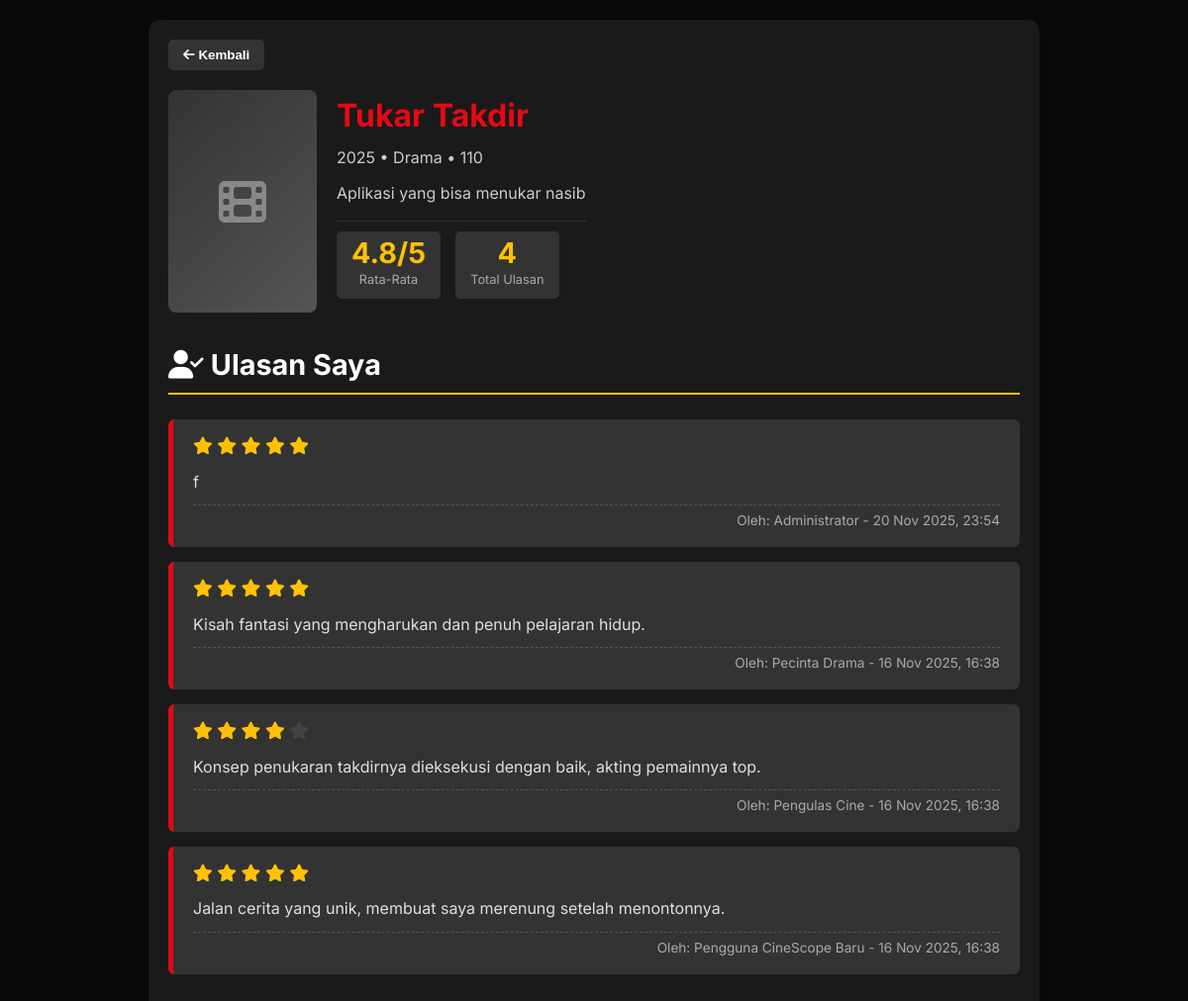
/ulasan_tukartakdir.php, run on the app's committed database.
### tables this page shows
CREATE TABLE `movies` (
  `id` int(11) NOT NULL,
  `title` varchar(200) NOT NULL,
  `original_title` varchar(200) DEFAULT NULL,
  `release_year` int(11) DEFAULT NULL,
  `duration` int(11) DEFAULT NULL COMMENT 'durasi dalam menit',
  `genre` varchar(100) DEFAULT NULL,
  `director` varchar(100) DEFAULT NULL,
  `cast` text DEFAULT NULL COMMENT 'JSON array atau comma separated',
  `synopsis` text DEFAULT NULL,
  `poster` varchar(255) DEFAULT NULL,
  `trailer_url` varchar(255) DEFAULT NULL,
  `average_rating` decimal(2,1) DEFAULT 0.0,
  `total_reviews` int(11) DEFAULT 0,
  `created_by` int(11) DEFAULT NULL,
  `created_at` timestamp NOT NULL DEFAULT current_timestamp(),
  `updated_at` timestamp NOT NULL DEFAULT current_timestamp() ON UPDATE current_timestamp()
);

CREATE TABLE `reviews` (
  `id` int(11) NOT NULL,
  `movie_id` int(11) NOT NULL,
  `user_id` int(11) NOT NULL,
  `rating` decimal(2,1) NOT NULL CHECK (`rating` >= 0 and `rating` <= 5),
  `review_text` text DEFAULT NULL,
  `user_name` varchar(100) DEFAULT 'Anonymous',
  `is_spoiler` tinyint(1) DEFAULT 0,
  `helpful_count` int(11) DEFAULT 0,
  `created_at` timestamp NOT NULL DEFAULT current_timestamp(),
  `updated_at` timestamp NOT NULL DEFAULT current_timestamp() ON UPDATE current_timestamp()
);

### ulasan_tukartakdir.php (the view, shortened to what this page needs)
<?php
$host = '127.0.0.1';
$dbname = 'movie_review_db';
$username = 'root';
$password = '';
try {
    $pdo = new PDO("mysql:host=$host;dbname=$dbname;charset=utf8mb4", $username, $password);
    $pdo->setAttribute(PDO::ATTR_ERRMODE, PDO::ERRMODE_EXCEPTION);
} catch(PDOException $e) {
    die("❌ Database Connection Error: " . $e->getMessage());
}
$movieId = 5;
$movieStmt = $pdo->prepare("SELECT * FROM movies WHERE id = ?");
$movieStmt->execute([$movieId]);
$movie = $movieStmt->fetch(PDO::FETCH_ASSOC);
function getPosterPath($posterFromDB) {
    $possiblePaths = [__DIR__ . '/' . $posterFromDB, $posterFromDB];
    return null;
}
$reviewStmt = $pdo->prepare("
    SELECT r.id, r.movie_id, r.user_id, r.rating, r.review_text, r.created_at, r.user_name as review_user_name,
    COALESCE(u.full_name, u.username, r.user_name, 'Pengguna CineScope') as display_name
    FROM reviews r
    LEFT JOIN users u ON r.user_id = u.id
    WHERE r.movie_id = ?
    ORDER BY r.created_at DESC
");
$reviewStmt->execute([$movieId]);
$reviews = $reviewStmt->fetchAll(PDO::FETCH_ASSOC);
$totalReviews = count($reviews);
$avgRating = $totalReviews > 0 ? array_sum(array_column($reviews, 'rating')) / $totalReviews : 0;
$posterPath = getPosterPath($movie['poster']);
?>
<!DOCTYPE html>
<html lang="id">
<head>
    <link rel="stylesheet" href="https://cdnjs.cloudflare.com/ajax/libs/font-awesome/6.4.0/css/all.min.css">
</head>
<body>
    <div class="container">
        <button class="back-to-home" onclick="window.history.back()"><i class="fas fa-arrow-left"></i> Kembali</button>
        <section class="movie-header">
            <?php if ($posterPath): ?>
                <img src="<?= htmlspecialchars($posterPath) ?>" alt="Poster" class="movie-poster">
            <?php else: ?>
                <div class="poster-placeholder"><i class="fas fa-film"></i></div>
            <?php endif; ?>
            <div class="movie-info">
                <h1><?= htmlspecialchars($movie['title']) ?></h1>
                <p><?= htmlspecialchars($movie['release_year']) ?> • <?= htmlspecialchars($movie['genre']) ?> • <?= htmlspecialchars($movie['duration']) ?? '1h 45m' ?></p>
                <?php if (!empty($movie['synopsis'])): ?><p><?= htmlspecialchars($movie['synopsis']) ?></p><?php endif; ?>
                <div class="rating-summary">
                    <div class="rating-box"><div class="score"><?= $totalReviews > 0 ? number_format($avgRating, 1) . '/5' : '-' ?></div><div class="count">Rata-Rata</div></div>
                    <div class="rating-box"><div class="score"><?= $totalReviews ?></div><div class="count">Total Ulasan</div></div>
                </div>
            </div>
        </section>
        <section class="my-reviews-section">
            <h2><i class="fas fa-user-check"></i> Ulasan Saya</h2>
            <div id="my-reviews-display">
                <?php if ($totalReviews > 0): ?>
                    <?php foreach ($reviews as $review): ?>
                        <div class="review-item">
                            <div class="rating-display">
                                <?php for ($i = 1; $i <= 5; $i++): ?>
                                    <i class="fas fa-star" style="color: <?= $i <= $review['rating'] ? 'var(--star-gold)' : '#444' ?>; font-size: 1.1rem;"></i>
                                <?php endfor; ?>
                            </div>
                            <p><?= htmlspecialchars($review['review_text'] ?: '(Tidak ada ulasan tertulis)') ?></p>
                            <div class="reviewer-info">Oleh: <?= htmlspecialchars($review['display_name']) ?> - <?= date('d M Y, H:i', strtotime($review['created_at'])) ?></div>
                        </div>
                    <?php endforeach; ?>
                <?php else: ?>
                    <p style="color:#777; font-style: italic;">Anda belum membuat ulasan untuk film ini.</p>
                <?php endif; ?>
            </div>
        </section>
    </div>
</body>
</html>

### ulasan_tukartakdir.php (style rules this page uses)
:root { --primary-color: #e50914; --background-dark: #0a0a0a; --card-dark: #1a1a1a; --text-light: #ffffff; --star-gold: #ffc107; }
* { margin: 0; padding: 0; box-sizing: border-box; }
body { font-family: 'Inter', sans-serif; background-color: var(--background-dark); color: var(--text-light); line-height: 1.6; padding: 20px; }
.container { max-width: 900px; margin: 0 auto; padding: 20px; background-color: var(--card-dark); border-radius: 12px; box-shadow: 0 0 20px rgba(0,0,0,0.5); }
.back-to-home { display: inline-block; background-color: #333; color: var(--text-light); padding: 8px 15px; border-radius: 5px; text-decoration: none; margin-bottom: 20px; transition: background-color 0.3s; cursor: pointer; border: none; font-weight: 600; }
.movie-header { display: flex; gap: 20px; margin-bottom: 30px; align-items: flex-start; }
.poster-placeholder { width: 150px; height: 225px; background: linear-gradient(135deg, #333 0%, #555 100%); border-radius: 8px; display: flex; align-items: center; justify-content: center; font-size: 3em; color: #888; }
.movie-info h1 { color: var(--primary-color); margin-bottom: 5px; font-size: 2em; }
.movie-info p { color: #ccc; margin-bottom: 10px; }
.rating-summary { display: flex; align-items: center; gap: 15px; margin-top: 15px; padding: 10px 0; border-top: 1px solid #333; }
.rating-box { background-color: #333; padding: 8px 15px; border-radius: 5px; text-align: center; }
.rating-box .score { font-size: 1.8em; font-weight: 700; color: var(--star-gold); line-height: 1; }
.rating-box .count { font-size: 0.8em; color: #aaa; margin-top: 2px; }
.my-reviews-section { margin-bottom: 40px; }
.my-reviews-section h2 { font-size: 1.8em; color: var(--text-light); margin-bottom: 25px; border-bottom: 2px solid var(--star-gold); padding-bottom: 5px; }
.review-item { background-color: #333; padding: 15px 20px; border-radius: 6px; margin-bottom: 15px; border-left: 5px solid var(--primary-color); }
.rating-display { margin-bottom: 10px; }
.review-item p { margin-bottom: 10px; font-size: 1em; color: #e0e0e0; }
.reviewer-info { font-size: 0.85em; color: #aaa; text-align: right; border-top: 1px dashed #555; padding-top: 5px; }

### data on the page
movies: title "Tukar Takdir", release_year "2025", genre "Drama", duration "110", synopsis "Aplikasi yang bisa menukar nasib"
reviews: rating 5 (drawn), review_text "f", display_name "Administrator", created_at "20 Nov 2025, 23:54"
reviews: rating 5 (drawn), review_text "Kisah fantasi yang mengharukan dan penuh pelajaran hidup.", display_name "Pecinta Drama", created_at "16 Nov 2025, 16:38"
reviews: rating 4 (drawn), review_text "Konsep penukaran takdirnya dieksekusi dengan baik, akting pemainnya top.", display_name "Pengulas Cine", created_at "16 Nov 2025, 16:38"
reviews: rating 5 (drawn), review_text "Jalan cerita yang unik, membuat saya merenung setelah menontonnya.", display_name "Pengguna CineScope Baru", created_at "16 Nov 2025, 16:38"

### other printed values
$avgRating "4.8"
$totalReviews "4"
